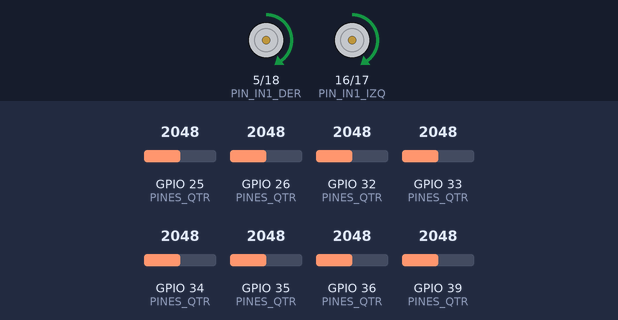
Simulated run of this sketch. Board: ESP32. On the bench: motor-driver pin pairs drawn as motors (green arrow = first pin HIGH = forward, orange = second pin HIGH = backward, longer = more drive, scaled by the enable pin). The test bench sets the inputs (shaded band); at power-on: GPIO 25 (PINES_QTR) = 2048, GPIO 26 (PINES_QTR) = 2048, GPIO 33 (PINES_QTR) = 2048, GPIO 34 (PINES_QTR) = 2048, GPIO 35 (PINES_QTR) = 2048, GPIO 36 (PINES_QTR) = 2048, GPIO 32 (PINES_QTR) = 2048, GPIO 39 (PINES_QTR) = 2048. What the sketch prints to the serial monitor is not drawn.

Above: at 1.8 s.
1.9 s: GPIO 25 (PINES_QTR) set to 2866
At 2.4 s:
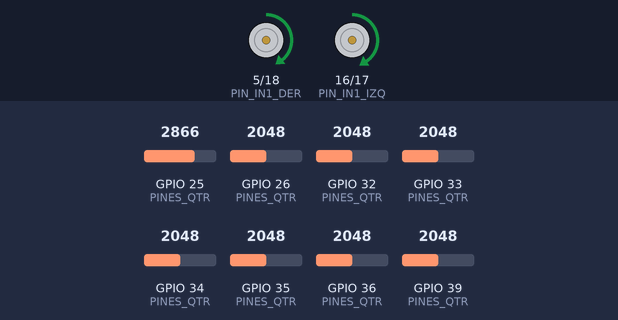
3.4 s: GPIO 26 (PINES_QTR) set to 2866
At 4.6 s:
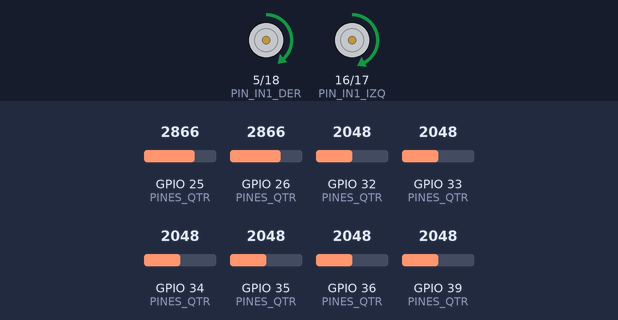
4.9 s: GPIO 33 (PINES_QTR) set to 2866
At 5.8 s:
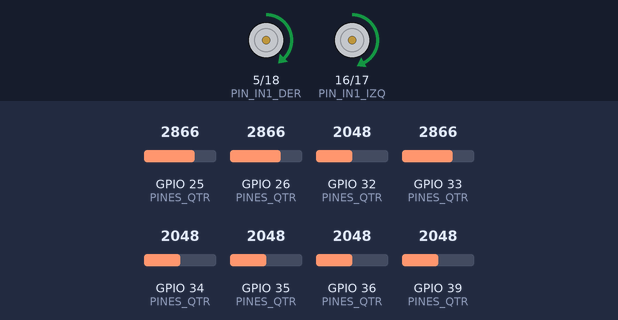
6.4 s: GPIO 34 (PINES_QTR) set to 2866
At 7.0 s:
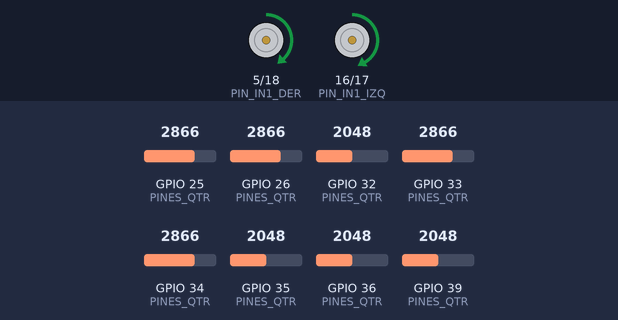
7.9 s: GPIO 35 (PINES_QTR) set to 2866
At 9.1 s:
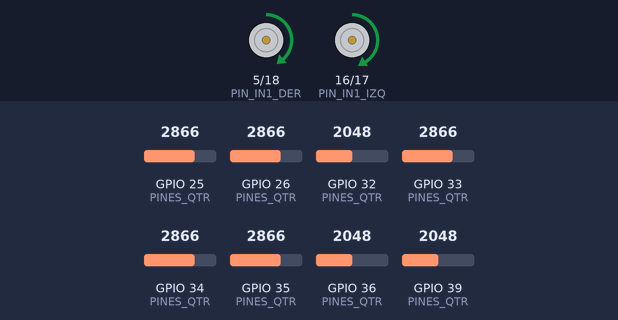
9.4 s: GPIO 36 (PINES_QTR) set to 2866
At 10.4 s:
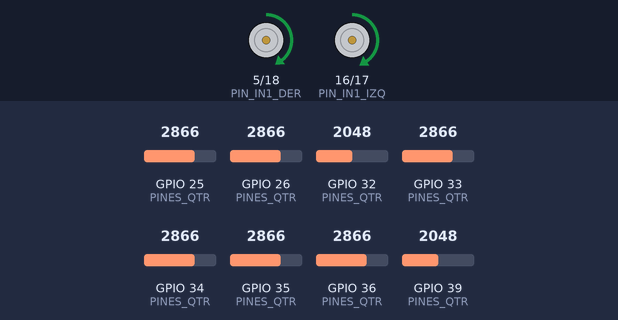
Timing chart, 0 to 11.9 s (numbered marks = the images above; inputs shaded):
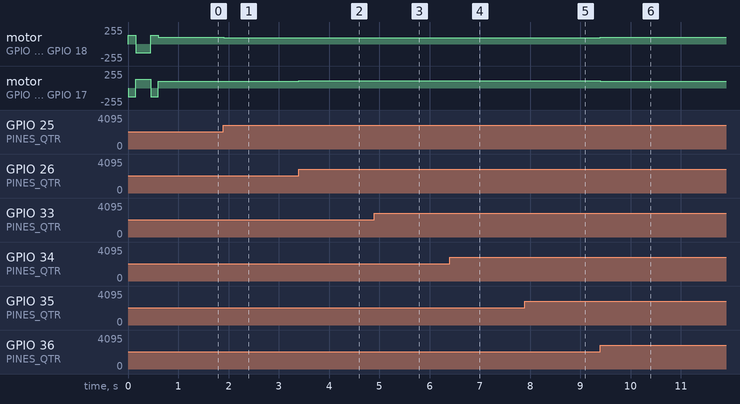

Measured:
- after the input at 1.9 s, motor on GPIO 5 (PIN_IN1_DER) / GPIO 18 (PIN_IN2_DER): forward 100/255 → forward 97/255 at once; motor on GPIO 16 (PIN_IN1_IZQ) / GPIO 17 (PIN_IN2_IZQ): forward 100/255 → forward 103/255 at once
- after the input at 3.4 s, motor on GPIO 5 (PIN_IN1_DER) / GPIO 18 (PIN_IN2_DER): forward 97/255 → forward 92/255 at once; motor on GPIO 16 (PIN_IN1_IZQ) / GPIO 17 (PIN_IN2_IZQ): forward 103/255 → forward 108/255 at once
- after the input at 4.9 s, motor on GPIO 5 (PIN_IN1_DER) / GPIO 18 (PIN_IN2_DER): forward 92/255 → forward 91/255 at once; motor on GPIO 16 (PIN_IN1_IZQ) / GPIO 17 (PIN_IN2_IZQ): forward 108/255 → forward 109/255 at once
- after the input at 6.4 s, motor on GPIO 5 (PIN_IN1_DER) / GPIO 18 (PIN_IN2_DER): forward 91/255 → forward 93/255 at once; motor on GPIO 16 (PIN_IN1_IZQ) / GPIO 17 (PIN_IN2_IZQ): forward 109/255 → forward 107/255 at once
- after the input at 7.9 s, motor on GPIO 5 (PIN_IN1_DER) / GPIO 18 (PIN_IN2_DER): forward 93/255 → forward 94/255 at once; motor on GPIO 16 (PIN_IN1_IZQ) / GPIO 17 (PIN_IN2_IZQ): forward 107/255 → forward 106/255 at once
- after the input at 9.4 s, motor on GPIO 5 (PIN_IN1_DER) / GPIO 18 (PIN_IN2_DER): forward 94/255 → forward 98/255 at once; motor on GPIO 16 (PIN_IN1_IZQ) / GPIO 17 (PIN_IN2_IZQ): forward 106/255 → forward 102/255 at once

The sketch:

cruzar-cortes.ino
```cpp
// Cruzar cortes: un seguidor de línea que no se pierde cuando la línea tiene cortes.
// Si ningún sensor ve negro, sigue derecho un ratito: la línea debería volver a aparecer.
#include <QTRSensors.h>
#include "pines.h"

QTRSensors qtr;
uint16_t valores[8];

const int VELOCIDAD = 100;          // velocidad hacia adelante, de 0 a 255
const float KP = 0.03;              // cuánto corrige por cada unidad de error
const unsigned long ESPERA_CORTE = 400;  // cuánto sigue derecho sin ver línea, en ms

unsigned long ultimaVezQueVioLinea = 0;

// Mueve los motores: valores de -255 (atrás) a 255 (adelante). En el ESP32 el PWM se hace con
// ledcWrite, en los pines que setup() preparó con ledcAttach.
void motores(int izq, int der) {
  digitalWrite(PIN_IN1_IZQ, izq >= 0);
  digitalWrite(PIN_IN2_IZQ, izq < 0);
  digitalWrite(PIN_IN1_DER, der >= 0);
  digitalWrite(PIN_IN2_DER, der < 0);
  ledcWrite(PIN_PWM_IZQ, constrain(abs(izq), 0, 255));
  ledcWrite(PIN_PWM_DER, constrain(abs(der), 0, 255));
}

// Gira sobre su eje mientras el sensor aprende qué es blanco y qué es negro.
void girarCalibrando(int sentido, unsigned long ms) {
  unsigned long inicio = millis();
  motores(-128 * sentido, 128 * sentido);
  while (millis() - inicio < ms) qtr.calibrate();
}

// ¿Algún sensor ve negro?
bool veLinea() {
  for (int i = 0; i < 8; i++) {
    if (valores[i] > 500) return true;
  }
  return false;
}

void setup() {
  Serial.begin(115200);
  pinMode(PIN_IN1_IZQ, OUTPUT);
  pinMode(PIN_IN2_IZQ, OUTPUT);
  pinMode(PIN_IN1_DER, OUTPUT);
  pinMode(PIN_IN2_DER, OUTPUT);
  ledcAttach(PIN_PWM_IZQ, 5000, 8);  // PWM de 5 kHz y 8 bits: de 0 a 255
  ledcAttach(PIN_PWM_DER, 5000, 8);
  qtr.setTypeAnalog();
  qtr.setSensorPins(PINES_QTR, 8);
  qtr.setEmitterPin(PIN_LEDON_QTR);  // la librería enciende los emisores al leer

  Serial.println("Calibrando...");
  girarCalibrando(1, 150);
  girarCalibrando(-1, 300);
  girarCalibrando(1, 150);
  Serial.println("¡Listo! A seguir la línea.");
  ultimaVezQueVioLinea = millis();
}

void loop() {
  uint16_t posicion = qtr.readLineBlack(valores);  // 0 a 7000; 3500 es el centro

  if (veLinea()) {
    ultimaVezQueVioLinea = millis();
    int error = (int)posicion - 3500;
    int correccion = KP * error;
    motores(VELOCIDAD + correccion, VELOCIDAD - correccion);
  } else if (millis() - ultimaVezQueVioLinea < ESPERA_CORTE) {
    motores(VELOCIDAD, VELOCIDAD);  // un corte: derecho hasta que vuelva la línea
  } else {
    motores(0, 0);                  // se perdió de verdad: mejor detenerse
    Serial.println("Perdí la línea.");
    // Este ejemplo sigue derecho en los cruces: no lee las marcas verdes que dicen hacia dónde girar.
    Serial.println("Si había un cruce con marcas verdes, este ejemplo no las lee: mira el ejemplo «Leer marcas de color en cruces».");
    while (true) delay(1000);
  }
}
```

pines.h
```cpp
// Pines de la placa Dynamis V2: así está cableado el robot.
#pragma once
const uint8_t PIN_PWM_IZQ = 4, PIN_IN1_IZQ = 16, PIN_IN2_IZQ = 17;
const uint8_t PIN_PWM_DER = 19, PIN_IN1_DER = 5, PIN_IN2_DER = 18;
const uint8_t PINES_QTR[8] = {36, 39, 34, 35, 32, 33, 25, 26};
const uint8_t PIN_LEDON_QTR = 27;  // enciende los emisores del QTRX-MD-08A
// Multiplexor TCA9548A (0x70): canal 0 el TCS34725 izquierdo, 1 el derecho y 2 el VL53L0X.
const uint8_t DIRECCION_MUX = 0x70;
const uint8_t CANAL_COLOR_IZQ = 0, CANAL_COLOR_DER = 1, CANAL_LASER = 2;
```
